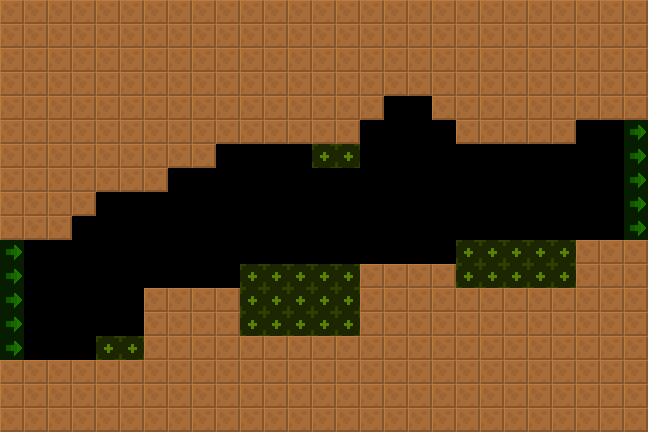

A 2D game scene composited from a Tiled map and its tileset images. What follows is a short description and the map's XML, with each tile layer's data collapsed to a summary:
An orthogonal 27x18 tile map with 24x24 px tiles, 2 tile layers (col, lnk), 2 tilesets and 6 objects (4x Spikes, 2x RotatingBall).

<map version="1.4" tiledversion="1.4.2" orientation="orthogonal" renderorder="right-down" width="27" height="18" tilewidth="24" tileheight="24" infinite="0" nextlayerid="4" nextobjectid="8">
 <tileset firstgid="6" source="../../lnk.tsx" />
 <tileset firstgid="1" source="../../col.tsx" />
 <layer id="1" name="col" width="27" height="18">
  <data>[486 cells, 320 non-empty, 1 distinct tile ids]</data>
 </layer>
 <layer id="2" name="lnk" width="27" height="18" opacity="0.5">
  <data>[486 cells, 39 non-empty, 2 distinct tile ids]</data>
 </layer>
 <objectgroup id="3" name="markers" opacity="0.5">
  <object id="1" name="RotatingBall" type="RotatingBall" x="288" y="96" width="24" height="24">
   <properties>
    <property name="yr" value="0" />
    <property name="xr" value="0" />
    <property name="customId" value="1" />
   </properties>
  </object>
  <object id="2" name="Spikes" type="Spikes" x="384" y="96" width="48" height="24">
   <properties>
    <property name="yr" value="0" />
    <property name="xr" value="0" />
   </properties>
  </object>
  <object id="3" name="RotatingBall" type="RotatingBall" x="504" y="96" width="24" height="24">
   <properties>
    <property name="yr" value="0" />
    <property name="xr" value="0" />
    <property name="customId" value="3" />
   </properties>
  </object>
  <object id="4" name="Spikes" type="Spikes" x="96" y="192" width="72" height="24">
   <properties>
    <property name="yr" value="0" />
    <property name="xr" value="0" />
   </properties>
  </object>
  <object id="5" name="Spikes" type="Spikes" x="456" y="264" width="120" height="24">
   <properties>
    <property name="yr" value="0" />
    <property name="xr" value="0" />
   </properties>
  </object>
  <object id="6" name="Spikes" type="Spikes" x="240" y="312" width="120" height="24">
   <properties>
    <property name="yr" value="0" />
    <property name="xr" value="0" />
   </properties>
  </object>
 </objectgroup>
</map>
